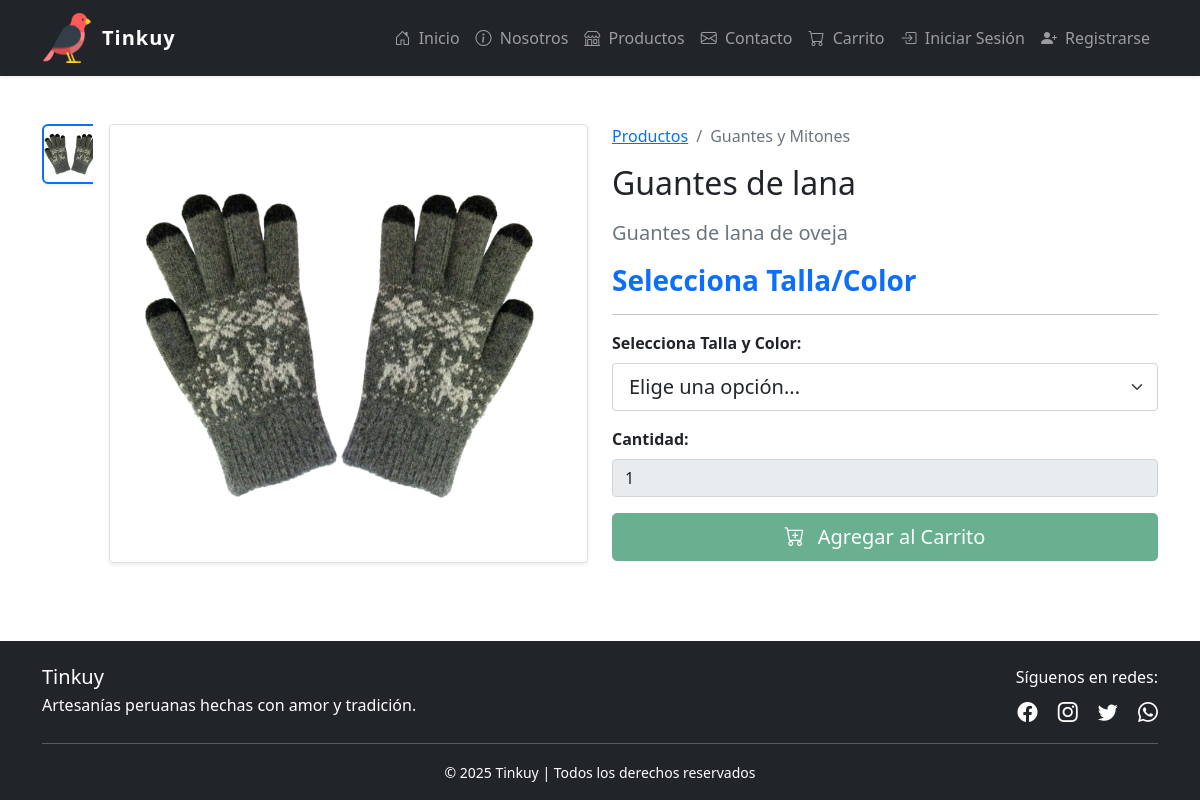
/public/index.php?page=producto&id=4, run on the app's committed database.
### tables this page shows
CREATE TABLE `productos` (
  `id_producto` int(11) NOT NULL,
  `id_categoria` int(11) NOT NULL,
  `id_vendedor` int(11) NOT NULL,
  `nombre_producto` varchar(255) NOT NULL,
  `descripcion` text DEFAULT NULL,
  `imagen_principal` varchar(255) DEFAULT NULL,
  `estado` enum('activo','inactivo') NOT NULL DEFAULT 'activo',
  `fecha_creacion` datetime DEFAULT current_timestamp()
);

CREATE TABLE `categorias` (
  `id_categoria` int(11) NOT NULL,
  `nombre_categoria` varchar(100) NOT NULL,
  `descripcion` text DEFAULT NULL,
  `id_categoria_padre` int(11) DEFAULT NULL
);

### src/Models/producto.php (called while the page is built, shortened)
<?php
class Producto
{
    public function getProductoActivoPorId($conn, $id_producto)
    {
        $stmt_producto = $conn->prepare("
            SELECT p.nombre_producto, p.descripcion, p.imagen_principal, p.estado, c.nombre_categoria
            FROM productos AS p
            JOIN categorias AS c ON p.id_categoria = c.id_categoria
            WHERE p.id_producto = ? AND p.estado = 'activo'
        ");
        $stmt_producto->bind_param("i", $id_producto);
        $stmt_producto->execute();
        $resultado_producto = $stmt_producto->get_result();
        $producto = $resultado_producto->fetch_assoc();
        $producto['imagenes_adicionales'] = [];
        $stmt_img = $conn->prepare("SELECT ruta_imagen FROM producto_imagenes WHERE id_producto = ?");
        $stmt_img->bind_param("i", $id_producto);
        $stmt_img->execute();
        $res_img = $stmt_img->get_result();
        return $producto;
    }
}

### src/Views/producto/producto.php (the view, shortened to what this page needs)
<?php
$project_root = defined('PROJECT_ROOT') ? PROJECT_ROOT : "/Ecommerce-Tinkuy";
$base_url = defined('PUBLIC_URL') ? PUBLIC_URL : ($project_root . "/public");
$controller_url = defined('BASE_URL') ? BASE_URL : ($base_url . "/index.php");
?>
<!DOCTYPE html>
<html lang="es">
<head>
    <link href="https://cdn.jsdelivr.net/npm/bootstrap@5.0.2/dist/css/bootstrap.min.css" rel="stylesheet" />
    <link href="https://cdn.jsdelivr.net/npm/bootstrap-icons@1.10.5/font/bootstrap-icons.css" rel="stylesheet" />
</head>
<body class="d-flex flex-column min-vh-100">
    <?php include BASE_PATH . '/src/Views/components/navbar.php'; ?>
    <div class="container my-5 flex-grow-1">
        <div class="row g-4">
            <div class="col-md-6">
                <div class="d-flex flex-column flex-md-row gap-3">
                    <div class="d-flex flex-row flex-md-column gap-2 order-2 order-md-1 thumbnail-gallery"
                        style="overflow-x: auto; max-height: 500px;">
                        <img src="<?= $ruta_base_principal . $imagen_mostrada_inicial ?>"
                            class="thumb-item active-thumb shadow-sm">
                    </div>
                    <div class="flex-grow-1 order-1 order-md-2 text-center bg-white rounded shadow-sm d-flex align-items-center justify-content-center p-2 position-relative"
                        style="border: 1px solid #dee2e6;">
                        <img id="producto-imagen-principal"
                            src="<?= $ruta_base_principal . $imagen_mostrada_inicial; ?>" class="img-fluid rounded"
                            style="width: 100%; max-height: 500px; object-fit: contain;"
                            alt="Imagen principal de <?= htmlspecialchars($producto['nombre_producto']); ?>">
                    </div>
                </div>
            </div>
            <div class="col-md-6">
                <nav aria-label="breadcrumb">
                    <ol class="breadcrumb">
                        <li class="breadcrumb-item"><a href="<?= $controller_url ?>?page=products">Productos</a></li>
                        <li class="breadcrumb-item active" aria-current="page">
                            <?= htmlspecialchars($producto['nombre_categoria']); ?>
                        </li>
                    </ol>
                </nav>
                <h2 class="mb-3"><?= htmlspecialchars($producto['nombre_producto']); ?></h2>
                <p class="lead text-muted mb-3"><?= nl2br(htmlspecialchars($producto['descripcion'])); ?></p>
                <h3 id="precio-producto" class="my-3 text-primary fw-bold">
                    <?php if (empty($variantes)): ?>
                        <span class="text-danger">Agotado</span>
                    <?php else: ?>
                        Selecciona Talla/Color
                    <?php endif; ?>
                </h3>
                <hr>
                <form id="form-carrito" action="<?= $controller_url ?>?page=agregar_carrito" method="POST">
                    <div class="mb-3">
                        <label for="select-variante" class="form-label"><strong>Selecciona Talla y
                                Color:</strong></label>
                        <select class="form-select form-select-lg" id="select-variante" name="id_variante" required
                            <?= empty($variantes) ? 'disabled' : '' ?>>
                            <option value="" selected disabled>
                                <?= empty($variantes) ? 'Producto Agotado' : 'Elige una opción...' ?>
                            </option>
                        </select>
                    </div>
                    <div class="mb-3">
                        <label for="cantidad" class="form-label"><strong>Cantidad:</strong></label>
                        <input type="number" class="form-control" id="cantidad" name="cantidad" value="1" min="1"
                            max="1" required disabled>
                    </div>
                    <div class="d-grid gap-2">
                        <button type="submit" class="btn btn-success btn-lg" id="btn-agregar-carrito" disabled>
                            <i class="bi bi-cart-plus me-2"></i> Agregar al Carrito
                        </button>
                    </div>
                </form>
            </div>
        </div>
    </div>
    <?php include BASE_PATH . '/src/Views/components/footer.php'; ?>
</body>
</html>

### src/Views/producto/producto.php (style rules this page uses)
#producto-imagen-principal { max-height: 500px; object-fit: contain; transition: opacity 0.3s ease-in-out; }
.thumbnail-gallery { -ms-overflow-style: none; scrollbar-width: none; }
.thumb-item { width: 60px; height: 60px; min-width: 60px; object-fit: cover; cursor: pointer; border: 2px solid transparent; border-radius: 6px; transition: all 0.2s; opacity: 0.6; }
.thumb-item:hover, .thumb-item.active-thumb { border-color: #0d6efd; opacity: 1; }

### src/Views/components/footer.php (style rules this page uses)
html, body { height: 100%; }
body { display: flex; flex-direction: column; min-height: 100vh; }

### data on the page
productos: imagen_principal (picture), id_categoria.nombre_categoria "Guantes y Mitones", nombre_producto "Guantes de lana", descripcion "Guantes de lana de oveja"
